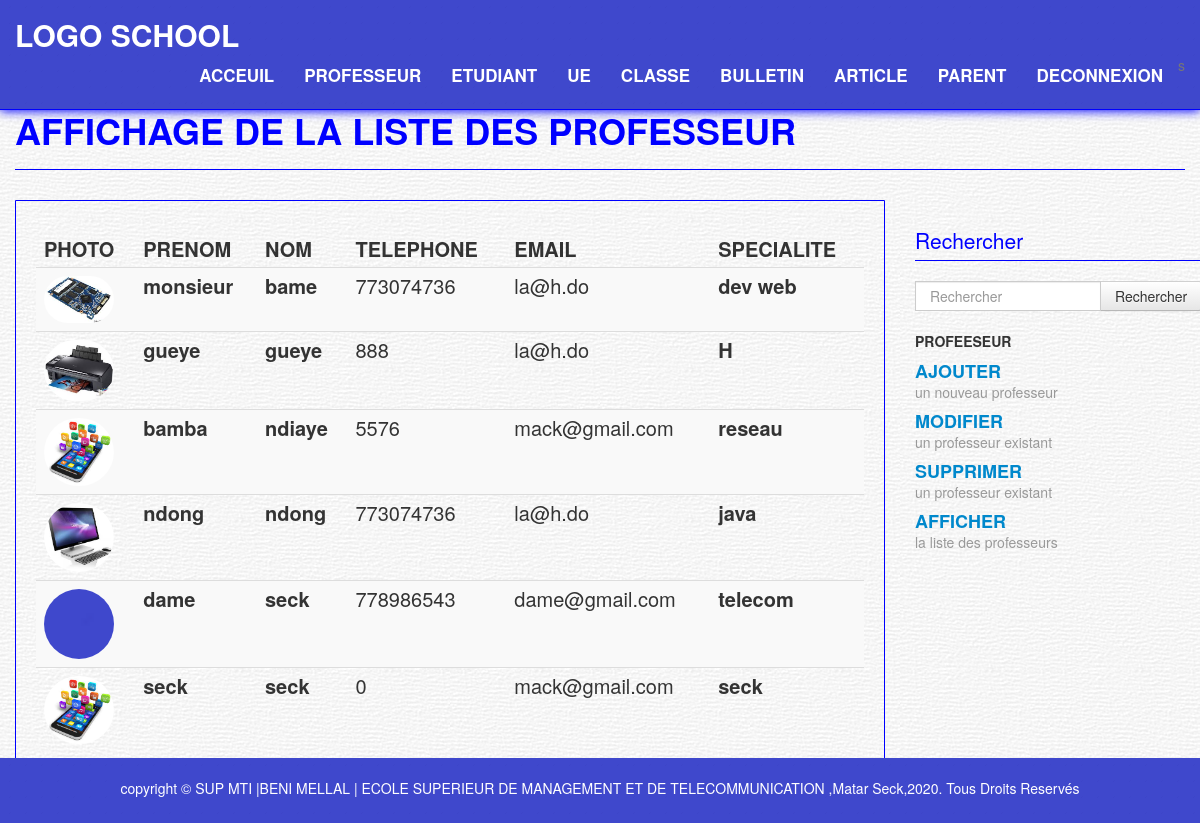
The app's page /pages/utilisateur/prof/afprof.php with its own data.
### tables this page shows
CREATE TABLE `professeur` (
  `matricule` varchar(50) NOT NULL,
  `nom` varchar(50) NOT NULL,
  `prenom` varchar(50) NOT NULL,
  `lnaiss` varchar(50) NOT NULL,
  `dnaiss` date NOT NULL,
  `adr` varchar(50) NOT NULL,
  `sexe` varchar(50) NOT NULL,
  `tel` int(11) NOT NULL,
  `email` varchar(50) NOT NULL,
  `photo` varchar(100) NOT NULL,
  `nation` varchar(50) NOT NULL,
  `specialite` varchar(50) NOT NULL,
  `pass` varchar(50) NOT NULL
);

### pages/utilisateur/prof/afprof.php (the view)
<?php require_once('../../connexion.php'); ?>
<?php include "entete.php";?>
    <div class="content">
      <div class="container">
        <div class="page-header">
          <h1>AFFICHAGE DE LA LISTE DES PROFESSEUR</h1>
        </div>
        <div class="row">
          <div class="span9">
            <div class="widget-body">
              <div class="rigth-align">
<p>
<?php $req=$bd->query("select nom,prenom,tel,email,photo,specialite from professeur order by nom,prenom");
?>
  <table class="table table-striped" >
    <thead>
    <th scope="col">PHOTO</th>
    <th scope="col">PRENOM</th>
    <th scope="col">NOM</th>
    <th scope="col">TELEPHONE</th>
    <th scope="col">EMAIL</th>
     <th scope="col">SPECIALITE</th>
  </thead>
    <tbody>
<?php
while($ligne= $req->fetch()) {
echo "<tr><td><img src='images/".$ligne['photo']."' width='70' height='70' class='img-circle' /></td><th scope='row'>".$ligne['prenom']."</th><th scope='row'>".$ligne['nom']."</th><td>".$ligne['tel']."</td><td>".$ligne['email']."</td>"."<th scope='row'>".$ligne['specialite']."</th></tr>";
}
?>
    </tbody>
  </table>
						</p>
          </div></div></div>
          <div class="span3 pull-right sidebar">
            <form class="form-search" action="rprof.php" method="post">
              <div class="input-append">
              <legend>Rechercher</legend>
              <input type="text" class="span2 search-query" name="rechercher" placeholder="Rechercher ">
              <button type="submit" class="btn">Rechercher</button>
              </div>
            </form>
<?php include "menudroite.php";?>
          </div>
        </div>
      </div>
    </div>
<?php include "../pied.php";?>
	</body>
</html>

### pages/utilisateur/prof/entete.php (shortened to what this page needs)
<!DOCTYPE html>
<html lang="en">
  <head>
    <link href="../../../css/bootstrap.min.css" rel="stylesheet">
    <link href="../../../css/bootstrap-responsive.min.css" rel="stylesheet">
    <link href="../../../css/font-awesome.css" rel="stylesheet">
    <link href="../../../css/font-awesome-ie7.css" rel="stylesheet">
    <link href="../../../css/boot-business.css" rel="stylesheet">
  </head>
  <body>
    <header>
		<div id="outer">
			<div id="header">
      <div class="navbar navbar-fixed-top">
        <div class="navbar-inner">
          <div class="container">
            <a href="index.html" class="brand brand-bootbus">LOGO SCHOOL</a>
            <div class="nav-collapse collapse">
              <ul class="nav pull-right">
                <li><a href="../utilisateur.php">ACCEUIL</a></li>
                <li><a href="aprof.php">PROFESSEUR</a></li>s
                <li><a href="../etud/aetud.php">ETUDIANT</a></li>
                <li><a href="../ue/aue.php">UE</a></li>
                <li><a href="../classe/aclasse.php">CLASSE</a></li>
                <li><a href="../bulletin.php">BULLETIN</a></li>
                <li><a href="../article.php">ARTICLE</a></li>
                 <li><a href="../parent/aparent.php">PARENT</a></li>
                <li><a href="../../../index.php">DECONNEXION</a></li>
              </ul>
            </div>
          </div>
        </div>
      </div>
    </header>

### pages/utilisateur/prof/menudroite.php
<h5>PROFEESEUR</h5>
 <h4>
   <a href="aprof.php">AJOUTER</a><br>
   <small>un nouveau professeur</small>
 </h4>
 <h4>
   <a href="mprof.php">MODIFIER</a><br>
   <small>un professeur existant</small>
 </h4>
 <h4>
   <a href="sprof.php">SUPPRIMER</a><br>
   <small>un professeur existant</small>
 </h4>
 <h4>
   <a href="afprof.php">AFFICHER</a><br>
   <small>la liste des professeurs</small>
 </h4>

### pages/utilisateur/pied.php (shortened to what this page needs)
<footer style="position:fixed; bottom:0%; left:0%; right:0%;">
  <div class="container">
    <p style="text-align: center;">
      copyright &copy; SUP MTI |BENI MELLAL | ECOLE SUPERIEUR DE MANAGEMENT ET DE TELECOMMUNICATION ,Matar Seck,2020. Tous Droits Reservés
    </p>
  </div>
</footer>

### css/boot-business.css (style rules this page uses)
.navbar-inner, footer { border: none; padding: 15px 0; background: url('../img/header-footer.png'); }
.navbar .brand-bootbus { font-size: 30px; cursor: pointer; text-shadow: none; color: white; font-weight: bold; }
.navbar .nav > li > a { text-shadow: none; color: white; font-size: 17px; font-weight: bold; -webkit-border-radius: 3px; -moz-border-radius: 3px; border-radius: 3px; }
.content { padding: 30px 0; background: url('../img/content.png'); }
.page-header { margin: 0 0 30px; border-bottom: 1px solid blue; }
.widget-body { font-size: 20px; padding: 20px 20px 20px 20px; border: 1px solid blue; -webkit-border-radius: 0 0 5px 5px; -moz-border-radius: 0 0 5px 5px; border-radius: 0 0 5px 5px; }
.sidebar { padding: 20px 0; }
footer { color: white; padding-top: 20px; }
@media (min-width: 1200px) { body { padding-top: 70px; } }

### records on screen
professeur: photo (picture), prenom "monsieur", nom "bame", tel "773074736", email "la@h.do", specialite "dev web"
professeur: photo (picture), prenom "gueye", nom "gueye", tel "888", email "la@h.do", specialite "H"
professeur: photo (picture), prenom "bamba", nom "ndiaye", tel "5576", email "mack@gmail.com", specialite "reseau"
professeur: photo (picture), prenom "ndong", nom "ndong", tel "773074736", email "la@h.do", specialite "java"
professeur: photo (picture), prenom "dame", nom "seck", tel "778986543", email "dame@gmail.com", specialite "telecom"
professeur: photo (picture), prenom "seck", nom "seck", tel "0", email "mack@gmail.com", specialite "seck"
